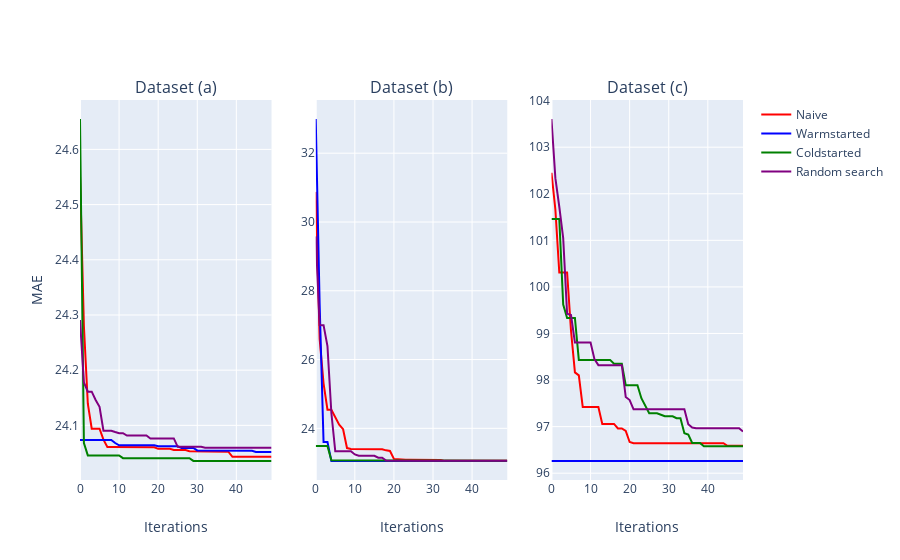

The code cell stored with this chart in its notebook:
### Code cell
colors = ['red','blue','green','purple']
legend = [True, False, False]

fig = make_subplots(
    rows=1,
    cols=3,
    subplot_titles=('Dataset (a)', 'Dataset (b)', 'Dataset (c)')
)

for i, sample_id in enumerate(target_ids):
        # transform to best so far dataframe
        data = hopt_exp.best_so_far[sample_id].mean(level='iterations')

        for j, identifier in enumerate([hopt.identifier for hopt in hopt_exp._hopts]):
            fig.add_trace(go.Scatter(
                y = data[identifier],
                name = identifier,
                line = {'color': colors[j]},
                showlegend = legend[i]
            ),row=1, col=i+1)
        fig.update_xaxes(title_text='Iterations', row=1, col=i+1)
        
        fig.update_layout(
            width=1000,
            yaxis=go.layout.YAxis(title='MAE')
        )

fig.show()

### Figure 1 — Plotly figure (JSON) as saved in the notebook; plotly's stock layout.template omitted (floating-point values rounded to 4 significant figures)
{"data": [{"line": {"color": "red"}, "name": "Naive", "showlegend": true, "type": "scatter", "xaxis": "x", "y": [24.55, 24.28, 24.14, 24.09, 24.09, 24.09, 24.07, 24.06, 24.06, 24.06, 24.06, 24.06, 24.06, 24.06, 24.06, 24.06, 24.06, 24.06, 24.06, 24.06, 24.06, 24.06, 24.06, 24.06, 24.06, 24.06, 24.06, 24.06, 24.05, 24.05, 24.05, 24.05, 24.05, 24.05, 24.05, 24.05, 24.05, 24.05, 24.05, 24.04, 24.04, 24.04, 24.04, 24.04, 24.04, 24.04, 24.04, 24.04, 24.04, 24.04], "yaxis": "y"}, {"line": {"color": "blue"}, "name": "Warmstarted", "showlegend": true, "type": "scatter", "xaxis": "x", "y": [24.07, 24.07, 24.07, 24.07, 24.07, 24.07, 24.07, 24.07, 24.07, 24.07, 24.06, 24.06, 24.06, 24.06, 24.06, 24.06, 24.06, 24.06, 24.06, 24.06, 24.06, 24.06, 24.06, 24.06, 24.06, 24.06, 24.06, 24.06, 24.06, 24.06, 24.05, 24.05, 24.05, 24.05, 24.05, 24.05, 24.05, 24.05, 24.05, 24.05, 24.05, 24.05, 24.05, 24.05, 24.05, 24.05, 24.05, 24.05, 24.05, 24.05], "yaxis": "y"}, {"line": {"color": "green"}, "name": "Coldstarted", "showlegend": true, "type": "scatter", "xaxis": "x", "y": [24.66, 24.07, 24.05, 24.05, 24.05, 24.05, 24.05, 24.05, 24.05, 24.05, 24.05, 24.04, 24.04, 24.04, 24.04, 24.04, 24.04, 24.04, 24.04, 24.04, 24.04, 24.04, 24.04, 24.04, 24.04, 24.04, 24.04, 24.04, 24.04, 24.04, 24.04, 24.04, 24.04, 24.04, 24.04, 24.04, 24.04, 24.04, 24.04, 24.04, 24.04, 24.04, 24.04, 24.04, 24.04, 24.04, 24.04, 24.04, 24.04, 24.04], "yaxis": "y"}, {"line": {"color": "purple"}, "name": "Random search", "showlegend": true, "type": "scatter", "xaxis": "x", "y": [24.29, 24.18, 24.16, 24.16, 24.15, 24.13, 24.09, 24.09, 24.09, 24.09, 24.09, 24.09, 24.08, 24.08, 24.08, 24.08, 24.08, 24.08, 24.08, 24.08, 24.08, 24.08, 24.08, 24.08, 24.08, 24.06, 24.06, 24.06, 24.06, 24.06, 24.06, 24.06, 24.06, 24.06, 24.06, 24.06, 24.06, 24.06, 24.06, 24.06, 24.06, 24.06, 24.06, 24.06, 24.06, 24.06, 24.06, 24.06, 24.06, 24.06], "yaxis": "y"}, {"line": {"color": "red"}, "name": "Naive", "showlegend": false, "type": "scatter", "xaxis": "x2", "y": [30.88, 26.6, 25.31, 24.54, 24.54, 24.34, 24.11, 23.97, 23.43, 23.4, 23.4, 23.4, 23.39, 23.39, 23.39, 23.39, 23.39, 23.39, 23.36, 23.34, 23.11, 23.1, 23.09, 23.09, 23.09, 23.09, 23.09, 23.09, 23.08, 23.08, 23.08, 23.08, 23.08, 23.05, 23.05, 23.05, 23.05, 23.05, 23.05, 23.05, 23.05, 23.05, 23.05, 23.05, 23.05, 23.05, 23.05, 23.05, 23.05, 23.05], "yaxis": "y2"}, {"line": {"color": "blue"}, "name": "Warmstarted", "showlegend": false, "type": "scatter", "xaxis": "x2", "y": [32.99, 27.61, 23.6, 23.6, 23.05, 23.05, 23.05, 23.05, 23.05, 23.05, 23.05, 23.05, 23.05, 23.05, 23.05, 23.05, 23.05, 23.05, 23.05, 23.05, 23.05, 23.05, 23.05, 23.05, 23.05, 23.05, 23.05, 23.05, 23.05, 23.05, 23.05, 23.05, 23.05, 23.05, 23.05, 23.05, 23.05, 23.05, 23.05, 23.05, 23.05, 23.05, 23.05, 23.05, 23.05, 23.05, 23.05, 23.05, 23.05, 23.05], "yaxis": "y2"}, {"line": {"color": "green"}, "name": "Coldstarted", "showlegend": false, "type": "scatter", "xaxis": "x2", "y": [23.48, 23.48, 23.48, 23.48, 23.07, 23.07, 23.07, 23.07, 23.07, 23.07, 23.07, 23.07, 23.07, 23.07, 23.07, 23.07, 23.07, 23.07, 23.07, 23.07, 23.07, 23.07, 23.07, 23.06, 23.06, 23.06, 23.06, 23.06, 23.06, 23.06, 23.06, 23.06, 23.06, 23.06, 23.06, 23.06, 23.06, 23.06, 23.06, 23.06, 23.06, 23.06, 23.06, 23.06, 23.06, 23.06, 23.06, 23.06, 23.06, 23.06], "yaxis": "y2"}, {"line": {"color": "purple"}, "name": "Random search", "showlegend": false, "type": "scatter", "xaxis": "x2", "y": [29.58, 27.0, 27.0, 26.39, 24.45, 23.33, 23.33, 23.33, 23.33, 23.33, 23.24, 23.2, 23.2, 23.2, 23.2, 23.2, 23.15, 23.15, 23.06, 23.06, 23.06, 23.06, 23.06, 23.06, 23.06, 23.06, 23.06, 23.06, 23.06, 23.06, 23.06, 23.06, 23.06, 23.06, 23.06, 23.06, 23.06, 23.06, 23.06, 23.06, 23.06, 23.06, 23.06, 23.06, 23.06, 23.06, 23.06, 23.06, 23.06, 23.06], "yaxis": "y2"}, {"line": {"color": "red"}, "name": "Naive", "showlegend": false, "type": "scatter", "xaxis": "x3", "y": [102.5, 101.7, 100.3, 100.3, 100.3, 99.06, 98.16, 98.1, 97.42, 97.42, 97.42, 97.42, 97.42, 97.06, 97.06, 97.06, 97.06, 96.96, 96.96, 96.91, 96.67, 96.65, 96.65, 96.65, 96.65, 96.65, 96.65, 96.65, 96.65, 96.65, 96.65, 96.65, 96.65, 96.65, 96.65, 96.65, 96.65, 96.65, 96.65, 96.65, 96.65, 96.65, 96.65, 96.65, 96.65, 96.59, 96.59, 96.59, 96.59, 96.59], "yaxis": "y3"}, {"line": {"color": "blue"}, "name": "Warmstarted", "showlegend": false, "type": "scatter", "xaxis": "x3", "y": [96.26, 96.26, 96.26, 96.26, 96.26, 96.26, 96.26, 96.26, 96.26, 96.26, 96.26, 96.26, 96.26, 96.26, 96.26, 96.26, 96.26, 96.26, 96.26, 96.26, 96.26, 96.26, 96.26, 96.26, 96.26, 96.26, 96.26, 96.26, 96.26, 96.26, 96.26, 96.26, 96.26, 96.26, 96.26, 96.26, 96.26, 96.26, 96.26, 96.26, 96.26, 96.26, 96.26, 96.26, 96.26, 96.26, 96.26, 96.26, 96.26, 96.26], "yaxis": "y3"}, {"line": {"color": "green"}, "name": "Coldstarted", "showlegend": false, "type": "scatter", "xaxis": "x3", "y": [101.5, 101.5, 101.5, 99.62, 99.33, 99.33, 99.33, 98.43, 98.43, 98.43, 98.43, 98.43, 98.43, 98.43, 98.43, 98.43, 98.35, 98.35, 98.35, 97.89, 97.89, 97.89, 97.89, 97.61, 97.45, 97.29, 97.29, 97.29, 97.26, 97.22, 97.22, 97.22, 97.18, 97.18, 96.86, 96.83, 96.65, 96.65, 96.65, 96.58, 96.58, 96.58, 96.58, 96.58, 96.58, 96.58, 96.58, 96.58, 96.58, 96.58], "yaxis": "y3"}, {"line": {"color": "purple"}, "name": "Random search", "showlegend": false, "type": "scatter", "xaxis": "x3", "y": [103.6, 102.3, 101.7, 101.0, 99.42, 99.4, 98.81, 98.81, 98.81, 98.81, 98.81, 98.45, 98.32, 98.32, 98.32, 98.32, 98.32, 98.32, 98.32, 97.63, 97.57, 97.37, 97.37, 97.37, 97.37, 97.37, 97.37, 97.37, 97.37, 97.37, 97.37, 97.37, 97.37, 97.37, 97.37, 97.05, 96.98, 96.96, 96.96, 96.96, 96.96, 96.96, 96.96, 96.96, 96.96, 96.96, 96.96, 96.96, 96.96, 96.89], "yaxis": "y3"}], "layout": {"annotations": [{"font": {"size": 16}, "showarrow": false, "text": "Dataset (a)", "x": 0.1444, "xanchor": "center", "xref": "paper", "y": 1, "yanchor": "bottom", "yref": "paper"}, {"font": {"size": 16}, "showarrow": false, "text": "Dataset (b)", "x": 0.5, "xanchor": "center", "xref": "paper", "y": 1, "yanchor": "bottom", "yref": "paper"}, {"font": {"size": 16}, "showarrow": false, "text": "Dataset (c)", "x": 0.8556, "xanchor": "center", "xref": "paper", "y": 1, "yanchor": "bottom", "yref": "paper"}], "autosize": true, "xaxis": {"anchor": "y", "autorange": true, "domain": [0, 0.2889], "range": [0, 49], "title": {"text": "Iterations"}}, "xaxis2": {"anchor": "y2", "autorange": true, "domain": [0.3556, 0.6444], "range": [0, 49], "title": {"text": "Iterations"}}, "xaxis3": {"anchor": "y3", "autorange": true, "domain": [0.7111, 1], "range": [0, 49], "title": {"text": "Iterations"}}, "yaxis": {"autorange": true, "range": [24.0, 24.69], "title": {"text": "MAE"}, "type": "linear"}, "yaxis2": {"anchor": "x2", "autorange": true, "domain": [0, 1], "range": [22.5, 33.55], "type": "linear"}, "yaxis3": {"anchor": "x3", "autorange": true, "domain": [0, 1], "range": [95.85, 104.0], "type": "linear"}}}
